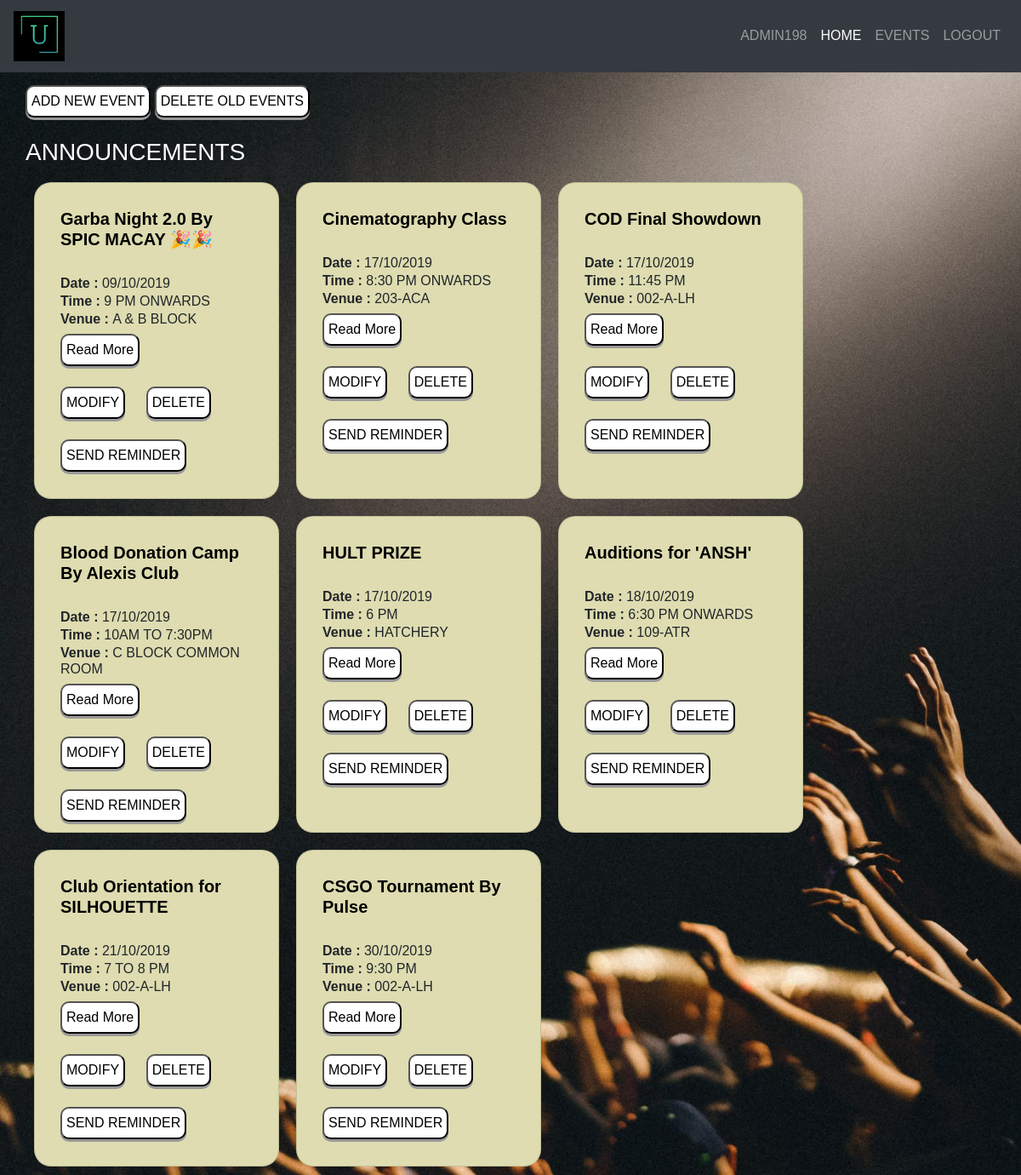
Screenshot of /admin/ (signed in) with the database file from the repository.
### models.py (models this page shows, shortened)
class EventsModel(db.Model):
    __tablename__ = 'events'
    ID = db.Column(db.String(8), nullable=False, primary_key=True)
    EventHeading = db.Column(db.String(255), nullable=False)
    EventDescription = db.Column(db.Text, nullable=False)
    EventDate = db.Column(db.String(20), nullable=False)
    EventTime = db.Column(db.String(255), nullable=False)
    EventVenue = db.Column(db.String(255), nullable=False)

### views_admin.py (the view)
@app.route(URL_PREFIX + '/')
def admin_panel():
    if 'admin' in session:
        return render_template("panels/admin/homepage.html"
                               , events=EventsModel.query.order_by(EventsModel.EventDate).all())
    else:
        flash("Admin Not Logged In", 'danger')
        print("Admin Not Logged In")
        return redirect('/login')

### app.py (called while the page is built)
def get_session():
    return session

@app.before_request
def make_session_permanent():
    session.permanent = True
    app.permanent_session_lifetime = timedelta(minutes=15)

### templates/panels/admin/homepage.html (shortened to what this page needs)
{% extends "layout.html" %}
    {% block body %}
    <a href="/events/add"><input type="button" value="ADD NEW EVENT"></a>
    <a href="/events/delete-old-events"><input type="button" value="DELETE OLD EVENTS"></a>
    <br /><br />
    <h3 style="color:white;">ANNOUNCEMENTS</h3>
    {% for event in events %}
    <div class="card" style="width: 18rem;">
        <div class="card-body">
            <h5 class="card-title"><b>{{event.EventHeading}}</b></h5>
            <br/>
            <h6 class="card-subtitle mb-2"><b>Date : </b>{{event.EventDate}}</h6>
            <h6 class="card-subtitle mb-2"><b>Time : </b>{{event.EventTime}}</h6>
            <h6 class="card-subtitle mb-2"><b>Venue : </b>{{event.EventVenue}}</h6>
            <a href="/events/{{event.ID}}" class="card-link"><input type="button"
                            value="Read More"></a>
            <br/><br/>
            <a href="/events/modify/{{event.ID}}" class="card-link"><input type="button" value="MODIFY"></a>
            <a href="/events/delete/{{event.ID}}" class="card-link"><input type="button" value="DELETE"></a>
            <br/><br/>
            <a href="/events/send-reminder/{{event.ID}}" class="card-link"><input type="button" value="SEND REMINDER"></a>
        </div>
    </div>
    {% endfor %}
    {% endblock %}

### static/css/layout-style.css (style rules this page uses)
:root { --primary-color: white; --card-background: #dedcb0; --text-color: black; --card-button-color: #fff; }
* { padding: 0; margin: 0; font-family: sans-serif; }
body { background: url("/static/img/bg.jpg"); background-size: cover; }
a { color: var(--text-color); }
.card { float: left; border-radius: 20px; padding: 10px; margin: 10px; width: 100%; background: var(--card-background); }
.card-body { height:310px; }
.card .card-body .card-title, .card .card-body .card-link { color: black; }
input[type="button"] { background-color: var(--card-button-color); padding: 5px; text-align: center; border-radius: 10px; text-decoration: none; display: inline-block; font-size: 16px; cursor: pointer; outline: none; box-shadow: 0 3px #999; transition: 0.1s; }

### templates/panels/admin/homepage.html (style rules this page uses)
.card-body { height:350px; }

### rows the page displays
EventsModel: EventHeading "Garba Night 2.0 By SPIC MACAY 🎉🎉", EventDate "09/10/2019", EventTime "9 PM ONWARDS", EventVenue "A & B BLOCK"
EventsModel: EventHeading "Cinematography Class", EventDate "17/10/2019", EventTime "8:30 PM ONWARDS", EventVenue "203-ACA"
EventsModel: EventHeading "COD Final Showdown", EventDate "17/10/2019", EventTime "11:45 PM", EventVenue "002-A-LH"
EventsModel: EventHeading "Blood Donation Camp By Alexis Club", EventDate "17/10/2019", EventTime "10AM TO 7:30PM", EventVenue "C BLOCK COMMON ROOM"
EventsModel: EventHeading "HULT PRIZE", EventDate "17/10/2019", EventTime "6 PM", EventVenue "HATCHERY"
EventsModel: EventHeading "Auditions for 'ANSH'", EventDate "18/10/2019", EventTime "6:30 PM ONWARDS", EventVenue "109-ATR"
EventsModel: EventHeading "Club Orientation for SILHOUETTE", EventDate "21/10/2019", EventTime "7 TO 8 PM", EventVenue "002-A-LH"
EventsModel: EventHeading "CSGO Tournament By Pulse", EventDate "30/10/2019", EventTime "9:30 PM", EventVenue "002-A-LH"

### other values shown
{{ session['name'] }} "ADMIN198"
